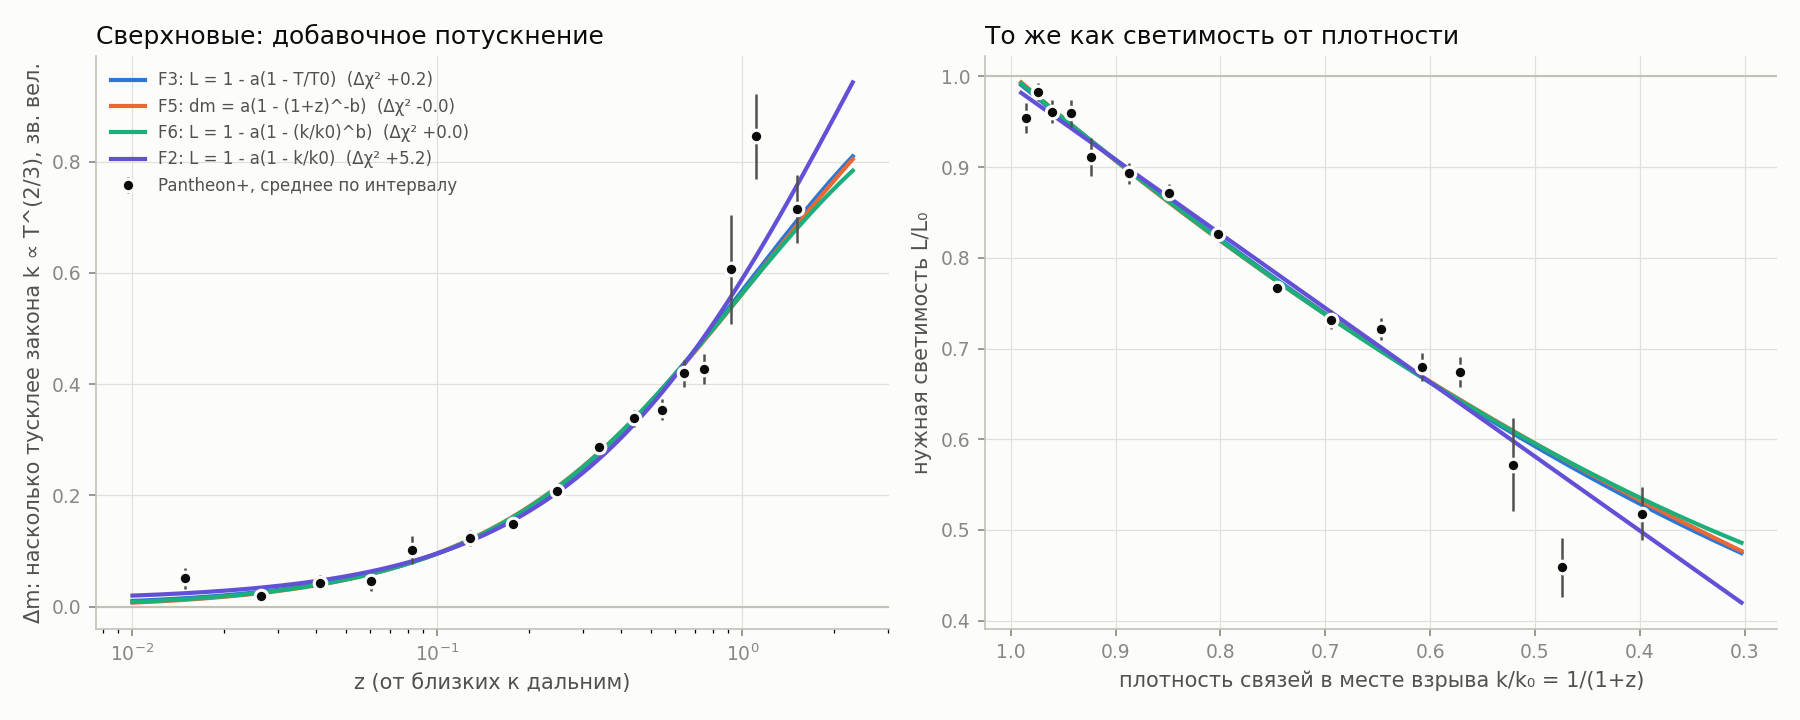

Recreate this plot in Python.
"""SN graph near to far and function search (R-129). Rules: sn_shape_rules_2026-11-26.md.
dm(z) = m_b_corr - 5 lg dL - M, dL = (1+z) 3 (1 - (1+z)^-1/2) (k ~ T^(2/3), D2).
usage: python -P -E -X utf8 sn_shape.py <dir with Pantheon+ files> <output png>"""
import sys
import numpy as np
from scipy.optimize import minimize

d, png = sys.argv[1], sys.argv[2]
rows = open(f'{d}/PantheonPlusSH0ES.dat').read().split('\n'); hdr = rows[0].split(); data = [r.split() for r in rows[1:] if r.strip()]
iz, im = hdr.index('zHD'), hdr.index('m_b_corr')
z_all = np.array([float(r[iz]) for r in data]); m_all = np.array([float(r[im]) for r in data])
c = np.loadtxt(f'{d}/STATSYS.cov'); n = int(c[0]); C_all = c[1:].reshape(n, n)
sel = z_all > 0.01; z, m = z_all[sel], m_all[sel]
Ci = np.linalg.inv(C_all[np.ix_(sel, sel)]); one = np.ones_like(z); w1 = Ci @ one; s11 = one @ w1
REF = 1403.3
y = m - 5 * np.log10((1 + z) * 3 * (1 - (1 + z) ** -0.5))

def chi2(f):                                   # M free
    r = y - f; M = (r @ w1) / s11; x = r - M
    return float(x @ Ci @ x), M
lgL = lambda L: -2.5 * np.log10(np.clip(L, 1e-9, None))
zz = 1 + z
fam = {
    'F1 L ~ k^q':                    (1, lambda p, u: 2.5 * p[0] * np.log10(u), [0.8]),
    'F2 L = 1 - a(1 - k/k0)':        (1, lambda p, u: lgL(1 - p[0] * (1 - 1 / u)), [0.5]),
    'F3 L = 1 - a(1 - T/T0)':        (1, lambda p, u: lgL(1 - p[0] * (1 - u ** -1.5)), [0.5]),
    'F4 L = 1 - a(1 - s/s0)':        (1, lambda p, u: lgL(1 - p[0] * (1 - u ** -3.0)), [0.4]),
    'F5 dm = a(1 - (1+z)^-b)':       (2, lambda p, u: p[0] * (1 - u ** -p[1]), [0.8, 1.0]),
    'F6 L = 1 - a(1 - (k/k0)^b)':    (2, lambda p, u: lgL(1 - p[0] * (1 - u ** -p[1])), [0.5, 1.0]),
}
best = {}
print(f'reference chi2 = {REF}; threshold 10 (1 number), 9 (2 numbers)')
for name, (k, f, p0) in fam.items():
    obj = lambda p: chi2(f(p, zz))[0]
    r = minimize(obj, p0, method='Nelder-Mead', options=dict(xatol=1e-5, fatol=1e-4, maxiter=4000))
    for start in ([0.3] * k, [1.5] * k, [0.9] * k):      # restarts
        r2 = minimize(obj, start, method='Nelder-Mead', options=dict(xatol=1e-5, fatol=1e-4, maxiter=4000))
        if r2.fun < r.fun: r = r2
    dx = r.fun - REF; thr = 11 - k
    # 1-sigma of the first number (profile over the rest)
    a0 = r.x[0]; grid = np.linspace(a0 * 0.7, a0 * 1.3, 121)
    prof = []
    for a in grid:
        if k == 1: prof.append(obj([a]))
        else: prof.append(minimize(lambda q: obj([a, q[0]]), [r.x[1]], method='Nelder-Mead').fun)
    okk = grid[np.array(prof) - r.fun <= 1]
    best[name] = (k, f, r.x)
    extra = '' if k == 1 else f', b = {r.x[1]:.3f}'
    print(f'   {name:28s}: a = {r.x[0]:.3f} (1 sigma {okk.min():.3f} .. {okk.max():.3f}){extra}; d chi2 = {dx:+.1f} -> {"PASS" if dx <= thr else "FAIL"}')

# binned values: one free number per bin (no separate M)
edges = np.array([0.01, 0.02, 0.035, 0.05, 0.075, 0.1, 0.15, 0.2, 0.3, 0.4, 0.5, 0.6, 0.7, 0.85, 1.0, 1.3, 2.3])
idx = np.digitize(z, edges) - 1; X = np.zeros((z.size, edges.size - 1)); X[np.arange(z.size), idx] = 1
F = X.T @ Ci @ X; cov_b = np.linalg.inv(F); vb = cov_b @ (X.T @ Ci @ y); eb = np.sqrt(np.diag(cov_b))
zb = np.array([np.exp(np.mean(np.log(z[idx == i]))) for i in range(edges.size - 1)]); nb = np.bincount(idx)
# zero of the scale from the best 1-number family
order = sorted(fam, key=lambda nm: chi2(best[nm][1](best[nm][2], zz))[0] - REF)
nm1 = [nm for nm in order if best[nm][0] == 1][0]
M0 = chi2(best[nm1][1](best[nm1][2], zz))[1]
print(f'\nbinned dm (zero from M of {nm1.split()[0]}), z = geometric mean in bin:')
for i in range(edges.size - 1):
    L = 10 ** (-0.4 * (vb[i] - M0))
    print(f'   z {edges[i]:.3f}-{edges[i+1]:.3f}: N = {nb[i]:4d}, z = {zb[i]:.3f}, k/k0 = {1/(1+zb[i]):.3f}, dm = {vb[i]-M0:+.3f} +- {eb[i]:.3f}, L/L0 = {L:.3f}')

# graph
import matplotlib; matplotlib.use('Agg'); import matplotlib.pyplot as plt
INK, INK2, MUTED, GRID, AXIS, SURF = '#0b0b0b', '#52514e', '#898781', '#e1e0d9', '#c3c2b7', '#fcfcfb'
SER = ['#2a78d6', '#eb6834', '#1baf7a', '#6250d6']
show = [nm1] + [nm for nm in order if nm != nm1][:3]
fig, ax = plt.subplots(1, 2, figsize=(12, 4.8), facecolor=SURF)
zl = np.exp(np.linspace(np.log(0.01), np.log(2.3), 300)); ul = 1 + zl
for a in ax:
    a.set_facecolor(SURF); a.grid(True, color=GRID, lw=0.6); a.tick_params(colors=MUTED, labelsize=9)
    for s in a.spines.values(): s.set_color(AXIS)
    a.spines['top'].set_visible(False); a.spines['right'].set_visible(False)
for j, nm in enumerate(show):
    k, f, p = best[nm]; Mj = chi2(f(p, zz))[1]
    dmc = f(p, ul) + (Mj - M0)
    lab = f'{nm.split()[0]}: ' + nm.split(' ', 1)[1] + f'  (Δχ² {chi2(f(p, zz))[0] - REF:+.1f})'
    ax[0].plot(zl, dmc, color=SER[j], lw=2, label=lab)
    ax[1].plot(1 / ul, 10 ** (-0.4 * dmc), color=SER[j], lw=2)
ax[0].errorbar(zb, vb - M0, yerr=eb, fmt='o', ms=6, color=INK, ecolor=INK2, elinewidth=1.2, capsize=0,
               mec=SURF, mew=1.5, label='Pantheon+, среднее по интервалу', zorder=5)
L_b = 10 ** (-0.4 * (vb - M0)); eL = L_b * 0.4 * np.log(10) * eb
ax[1].errorbar(1 / (1 + zb), L_b, yerr=eL, fmt='o', ms=6, color=INK, ecolor=INK2, elinewidth=1.2, capsize=0, mec=SURF, mew=1.5, zorder=5)
ax[0].axhline(0, color=AXIS, lw=1); ax[1].axhline(1, color=AXIS, lw=1)
ax[0].set_xscale('log'); ax[0].set_xlabel('z (от близких к дальним)', color=INK2)
ax[0].set_ylabel('Δm: насколько тусклее закона k ∝ T^(2/3), зв. вел.', color=INK2)
ax[0].set_title('Сверхновые: добавочное потускнение', color=INK, loc='left', fontsize=12)
ax[1].set_xlabel('плотность связей в месте взрыва k/k₀ = 1/(1+z)', color=INK2)
ax[1].set_ylabel('нужная светимость L/L₀', color=INK2)
ax[1].set_title('То же как светимость от плотности', color=INK, loc='left', fontsize=12)
ax[1].invert_xaxis()
ax[0].legend(frameon=False, fontsize=8, labelcolor=INK2, loc='upper left')
fig.tight_layout(); fig.savefig(png, dpi=150, facecolor=SURF)
print(f'\ngraph: {png}')
